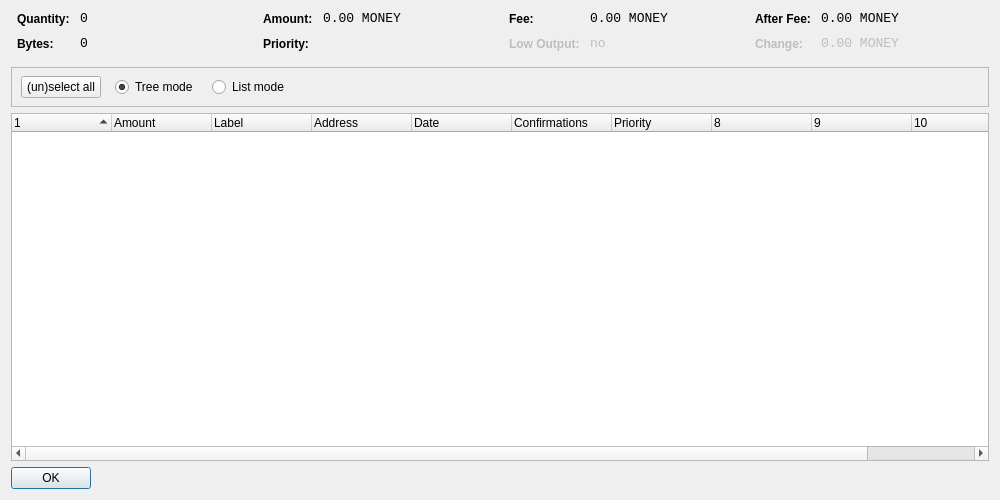
<?xml version="1.0" encoding="UTF-8"?>
<ui version="4.0">
 <class>CoinControlDialog</class>
 <widget class="QDialog" name="CoinControlDialog">
  <property name="geometry">
   <rect>
    <x>0</x>
    <y>0</y>
    <width>1000</width>
    <height>500</height>
   </rect>
  </property>
  <property name="windowTitle">
   <string>Coin Control</string>
  </property>
  <layout class="QVBoxLayout" name="verticalLayout">
   <item>
    <layout class="QHBoxLayout" name="horizontalLayoutTop" stretch="0,0,0,0">
     <property name="topMargin">
      <number>0</number>
     </property>
     <property name="bottomMargin">
      <number>10</number>
     </property>
     <item>
      <layout class="QFormLayout" name="formLayoutCoinControl1">
       <property name="horizontalSpacing">
        <number>10</number>
       </property>
       <property name="verticalSpacing">
        <number>10</number>
       </property>
       <property name="leftMargin">
        <number>6</number>
       </property>
       <property name="rightMargin">
        <number>6</number>
       </property>
       <item row="0" column="0">
        <widget class="QLabel" name="labelCoinControlQuantityText">
         <property name="styleSheet">
          <string notr="true">font-weight:bold;</string>
         </property>
         <property name="text">
          <string>Quantity:</string>
         </property>
        </widget>
       </item>
       <item row="0" column="1">
        <widget class="QLabel" name="labelCoinControlQuantity">
         <property name="font">
          <font>
           <family>Monospace</family>
           <pointsize>10</pointsize>
          </font>
         </property>
         <property name="cursor">
          <cursorShape>IBeamCursor</cursorShape>
         </property>
         <property name="contextMenuPolicy">
          <enum>Qt::ActionsContextMenu</enum>
         </property>
         <property name="text">
          <string>0</string>
         </property>
         <property name="textInteractionFlags">
          <set>Qt::LinksAccessibleByMouse|Qt::TextSelectableByKeyboard|Qt::TextSelectableByMouse</set>
         </property>
        </widget>
       </item>
       <item row="1" column="0">
        <widget class="QLabel" name="labelCoinControlBytesText">
         <property name="styleSheet">
          <string notr="true">font-weight:bold;</string>
         </property>
         <property name="text">
          <string>Bytes:</string>
         </property>
        </widget>
       </item>
       <item row="1" column="1">
        <widget class="QLabel" name="labelCoinControlBytes">
         <property name="font">
          <font>
           <family>Monospace</family>
           <pointsize>10</pointsize>
          </font>
         </property>
         <property name="cursor">
          <cursorShape>IBeamCursor</cursorShape>
         </property>
         <property name="contextMenuPolicy">
          <enum>Qt::ActionsContextMenu</enum>
         </property>
         <property name="text">
          <string>0</string>
         </property>
         <property name="textInteractionFlags">
          <set>Qt::LinksAccessibleByMouse|Qt::TextSelectableByKeyboard|Qt::TextSelectableByMouse</set>
         </property>
        </widget>
       </item>
      </layout>
     </item>
     <item>
      <layout class="QFormLayout" name="formLayoutCoinControl2">
       <property name="horizontalSpacing">
        <number>10</number>
       </property>
       <property name="verticalSpacing">
        <number>10</number>
       </property>
       <property name="leftMargin">
        <number>6</number>
       </property>
       <property name="rightMargin">
        <number>6</number>
       </property>
       <item row="0" column="0">
        <widget class="QLabel" name="labelCoinControlAmountText">
         <property name="styleSheet">
          <string notr="true">font-weight:bold;</string>
         </property>
         <property name="text">
          <string>Amount:</string>
         </property>
        </widget>
       </item>
       <item row="0" column="1">
        <widget class="QLabel" name="labelCoinControlAmount">
         <property name="font">
          <font>
           <family>Monospace</family>
           <pointsize>10</pointsize>
          </font>
         </property>
         <property name="cursor">
          <cursorShape>IBeamCursor</cursorShape>
         </property>
         <property name="contextMenuPolicy">
          <enum>Qt::ActionsContextMenu</enum>
         </property>
         <property name="text">
          <string>0.00 MONEY</string>
         </property>
         <property name="textInteractionFlags">
          <set>Qt::LinksAccessibleByMouse|Qt::TextSelectableByKeyboard|Qt::TextSelectableByMouse</set>
         </property>
        </widget>
       </item>
       <item row="1" column="0">
        <widget class="QLabel" name="labelCoinControlPriorityText">
         <property name="styleSheet">
          <string notr="true">font-weight:bold;</string>
         </property>
         <property name="text">
          <string>Priority:</string>
         </property>
        </widget>
       </item>
       <item row="1" column="1">
        <widget class="QLabel" name="labelCoinControlPriority">
         <property name="font">
          <font>
           <family>Monospace</family>
           <pointsize>10</pointsize>
          </font>
         </property>
         <property name="cursor">
          <cursorShape>IBeamCursor</cursorShape>
         </property>
         <property name="contextMenuPolicy">
          <enum>Qt::ActionsContextMenu</enum>
         </property>
         <property name="text">
          <string/>
         </property>
         <property name="textInteractionFlags">
          <set>Qt::LinksAccessibleByMouse|Qt::TextSelectableByKeyboard|Qt::TextSelectableByMouse</set>
         </property>
        </widget>
       </item>
      </layout>
     </item>
     <item>
      <layout class="QFormLayout" name="formLayoutCoinControl3">
       <property name="horizontalSpacing">
        <number>10</number>
       </property>
       <property name="verticalSpacing">
        <number>10</number>
       </property>
       <property name="leftMargin">
        <number>6</number>
       </property>
       <property name="rightMargin">
        <number>6</number>
       </property>
       <item row="0" column="0">
        <widget class="QLabel" name="labelCoinControlFeeText">
         <property name="styleSheet">
          <string notr="true">font-weight:bold;</string>
         </property>
         <property name="text">
          <string>Fee:</string>
         </property>
        </widget>
       </item>
       <item row="0" column="1">
        <widget class="QLabel" name="labelCoinControlFee">
         <property name="font">
          <font>
           <family>Monospace</family>
           <pointsize>10</pointsize>
          </font>
         </property>
         <property name="cursor">
          <cursorShape>IBeamCursor</cursorShape>
         </property>
         <property name="contextMenuPolicy">
          <enum>Qt::ActionsContextMenu</enum>
         </property>
         <property name="text">
          <string>0.00 MONEY</string>
         </property>
         <property name="textInteractionFlags">
          <set>Qt::LinksAccessibleByMouse|Qt::TextSelectableByKeyboard|Qt::TextSelectableByMouse</set>
         </property>
        </widget>
       </item>
       <item row="1" column="0">
        <widget class="QLabel" name="labelCoinControlLowOutputText">
         <property name="enabled">
          <bool>false</bool>
         </property>
         <property name="styleSheet">
          <string notr="true">font-weight:bold;</string>
         </property>
         <property name="text">
          <string>Low Output:</string>
         </property>
        </widget>
       </item>
       <item row="1" column="1">
        <widget class="QLabel" name="labelCoinControlLowOutput">
         <property name="enabled">
          <bool>false</bool>
         </property>
         <property name="font">
          <font>
           <family>Monospace</family>
           <pointsize>10</pointsize>
          </font>
         </property>
         <property name="cursor">
          <cursorShape>IBeamCursor</cursorShape>
         </property>
         <property name="contextMenuPolicy">
          <enum>Qt::ActionsContextMenu</enum>
         </property>
         <property name="text">
          <string>no</string>
         </property>
         <property name="textInteractionFlags">
          <set>Qt::LinksAccessibleByMouse|Qt::TextSelectableByKeyboard|Qt::TextSelectableByMouse</set>
         </property>
        </widget>
       </item>
      </layout>
     </item>
     <item>
      <layout class="QFormLayout" name="formLayoutCoinControl4">
       <property name="horizontalSpacing">
        <number>10</number>
       </property>
       <property name="verticalSpacing">
        <number>10</number>
       </property>
       <property name="leftMargin">
        <number>6</number>
       </property>
       <property name="rightMargin">
        <number>6</number>
       </property>
       <item row="0" column="0">
        <widget class="QLabel" name="labelCoinControlAfterFeeText">
         <property name="styleSheet">
          <string notr="true">font-weight:bold;</string>
         </property>
         <property name="text">
          <string>After Fee:</string>
         </property>
        </widget>
       </item>
       <item row="0" column="1">
        <widget class="QLabel" name="labelCoinControlAfterFee">
         <property name="font">
          <font>
           <family>Monospace</family>
           <pointsize>10</pointsize>
          </font>
         </property>
         <property name="cursor">
          <cursorShape>IBeamCursor</cursorShape>
         </property>
         <property name="contextMenuPolicy">
          <enum>Qt::ActionsContextMenu</enum>
         </property>
         <property name="text">
          <string>0.00 MONEY</string>
         </property>
         <property name="textInteractionFlags">
          <set>Qt::LinksAccessibleByMouse|Qt::TextSelectableByKeyboard|Qt::TextSelectableByMouse</set>
         </property>
        </widget>
       </item>
       <item row="1" column="0">
        <widget class="QLabel" name="labelCoinControlChangeText">
         <property name="enabled">
          <bool>false</bool>
         </property>
         <property name="styleSheet">
          <string notr="true">font-weight:bold;</string>
         </property>
         <property name="text">
          <string>Change:</string>
         </property>
        </widget>
       </item>
       <item row="1" column="1">
        <widget class="QLabel" name="labelCoinControlChange">
         <property name="enabled">
          <bool>false</bool>
         </property>
         <property name="font">
          <font>
           <family>Monospace</family>
           <pointsize>10</pointsize>
          </font>
         </property>
         <property name="cursor">
          <cursorShape>IBeamCursor</cursorShape>
         </property>
         <property name="contextMenuPolicy">
          <enum>Qt::ActionsContextMenu</enum>
         </property>
         <property name="text">
          <string>0.00 MONEY</string>
         </property>
         <property name="textInteractionFlags">
          <set>Qt::LinksAccessibleByMouse|Qt::TextSelectableByKeyboard|Qt::TextSelectableByMouse</set>
         </property>
        </widget>
       </item>
      </layout>
     </item>
    </layout>
   </item>
   <item>
    <widget class="QFrame" name="frame">
     <property name="minimumSize">
      <size>
       <width>0</width>
       <height>40</height>
      </size>
     </property>
     <property name="frameShape">
      <enum>QFrame::StyledPanel</enum>
     </property>
     <property name="frameShadow">
      <enum>QFrame::Sunken</enum>
     </property>
     <widget class="QWidget" name="horizontalLayoutWidget">
      <property name="geometry">
       <rect>
        <x>10</x>
        <y>0</y>
        <width>781</width>
        <height>41</height>
       </rect>
      </property>
      <layout class="QHBoxLayout" name="horizontalLayoutPanel" stretch="0,0,0,0,0">
       <property name="spacing">
        <number>14</number>
       </property>
       <item>
        <widget class="QPushButton" name="pushButtonSelectAll">
         <property name="sizePolicy">
          <sizepolicy hsizetype="Maximum" vsizetype="Fixed">
           <horstretch>0</horstretch>
           <verstretch>0</verstretch>
          </sizepolicy>
         </property>
         <property name="text">
          <string>(un)select all</string>
         </property>
        </widget>
       </item>
       <item>
        <widget class="QRadioButton" name="radioTreeMode">
         <property name="sizePolicy">
          <sizepolicy hsizetype="Maximum" vsizetype="Fixed">
           <horstretch>0</horstretch>
           <verstretch>0</verstretch>
          </sizepolicy>
         </property>
         <property name="text">
          <string>Tree mode</string>
         </property>
         <property name="checked">
          <bool>true</bool>
         </property>
        </widget>
       </item>
       <item>
        <widget class="QRadioButton" name="radioListMode">
         <property name="sizePolicy">
          <sizepolicy hsizetype="Maximum" vsizetype="Fixed">
           <horstretch>0</horstretch>
           <verstretch>0</verstretch>
          </sizepolicy>
         </property>
         <property name="text">
          <string>List mode</string>
         </property>
        </widget>
       </item>
       <item>
        <spacer name="horizontalSpacer">
         <property name="orientation">
          <enum>Qt::Horizontal</enum>
         </property>
         <property name="sizeHint" stdset="0">
          <size>
           <width>40</width>
           <height>20</height>
          </size>
         </property>
        </spacer>
       </item>
      </layout>
     </widget>
    </widget>
   </item>
   <item>
    <widget class="CoinControlTreeWidget" name="treeWidget">
     <property name="contextMenuPolicy">
      <enum>Qt::CustomContextMenu</enum>
     </property>
     <property name="sortingEnabled">
      <bool>false</bool>
     </property>
     <property name="columnCount">
      <number>11</number>
     </property>
     <attribute name="headerShowSortIndicator" stdset="0">
      <bool>true</bool>
     </attribute>
     <attribute name="headerStretchLastSection">
      <bool>false</bool>
     </attribute>
     <column>
      <property name="text">
       <string/>
      </property>
     </column>
     <column>
      <property name="text">
       <string>Amount</string>
      </property>
     </column>
     <column>
      <property name="text">
       <string>Label</string>
      </property>
     </column>
     <column>
      <property name="text">
       <string>Address</string>
      </property>
     </column>
     <column>
      <property name="text">
       <string>Date</string>
      </property>
     </column>
     <column>
      <property name="text">
       <string>Confirmations</string>
      </property>
      <property name="toolTip">
       <string>Confirmed</string>
      </property>
     </column>
     <column>
      <property name="text">
       <string>Priority</string>
      </property>
     </column>
     <column>
      <property name="text">
       <string/>
      </property>
     </column>
     <column>
      <property name="text">
       <string/>
      </property>
     </column>
     <column>
      <property name="text">
       <string/>
      </property>
     </column>
     <column>
      <property name="text">
       <string/>
      </property>
     </column>
    </widget>
   </item>
   <item>
    <widget class="QDialogButtonBox" name="buttonBox">
     <property name="sizePolicy">
      <sizepolicy hsizetype="Maximum" vsizetype="Fixed">
       <horstretch>0</horstretch>
       <verstretch>0</verstretch>
      </sizepolicy>
     </property>
     <property name="orientation">
      <enum>Qt::Horizontal</enum>
     </property>
     <property name="standardButtons">
      <set>QDialogButtonBox::Ok</set>
     </property>
    </widget>
   </item>
  </layout>
 </widget>
 <customwidgets>
  <customwidget>
   <class>CoinControlTreeWidget</class>
   <extends>QTreeWidget</extends>
   <header>coincontroltreewidget.h</header>
  </customwidget>
 </customwidgets>
 <resources/>
 <connections/>
</ui>
